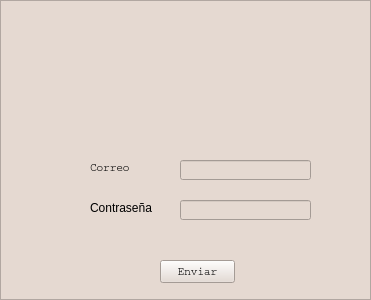
<?xml version="1.0" encoding="UTF-8"?>
<ui version="4.0">
 <class>Form</class>
 <widget class="QWidget" name="Form">
  <property name="geometry">
   <rect>
    <x>0</x>
    <y>0</y>
    <width>371</width>
    <height>300</height>
   </rect>
  </property>
  <property name="font">
   <font>
    <family>MS Shell Dlg 2</family>
   </font>
  </property>
  <property name="windowTitle">
   <string>Login</string>
  </property>
  <property name="windowIcon">
   <iconset resource="../images/imgs_qrc.qrc">
    <normaloff>:/images/icon.png</normaloff>:/images/icon.png</iconset>
  </property>
  <layout class="QVBoxLayout" name="verticalLayout">
   <property name="spacing">
    <number>0</number>
   </property>
   <property name="leftMargin">
    <number>0</number>
   </property>
   <property name="topMargin">
    <number>0</number>
   </property>
   <property name="rightMargin">
    <number>0</number>
   </property>
   <property name="bottomMargin">
    <number>0</number>
   </property>
   <item>
    <widget class="QFrame" name="frame">
     <property name="font">
      <font>
       <family>Courier</family>
       <pointsize>8</pointsize>
       <weight>50</weight>
       <italic>false</italic>
       <bold>false</bold>
      </font>
     </property>
     <property name="styleSheet">
      <string notr="true">background-color: rgb(229, 217, 209);
font: 8pt &quot;Courier&quot;;</string>
     </property>
     <property name="frameShape">
      <enum>QFrame::StyledPanel</enum>
     </property>
     <property name="frameShadow">
      <enum>QFrame::Raised</enum>
     </property>
     <widget class="QLabel" name="label_2">
      <property name="geometry">
       <rect>
        <x>90</x>
        <y>160</y>
        <width>61</width>
        <height>16</height>
       </rect>
      </property>
      <property name="font">
       <font>
        <family>Courier</family>
        <pointsize>8</pointsize>
        <weight>50</weight>
        <italic>false</italic>
        <bold>false</bold>
       </font>
      </property>
      <property name="text">
       <string>Correo</string>
      </property>
     </widget>
     <widget class="QLabel" name="label_3">
      <property name="geometry">
       <rect>
        <x>90</x>
        <y>200</y>
        <width>81</width>
        <height>16</height>
       </rect>
      </property>
      <property name="text">
       <string>Contraseña</string>
      </property>
     </widget>
     <widget class="QLineEdit" name="inputCorreo">
      <property name="geometry">
       <rect>
        <x>180</x>
        <y>160</y>
        <width>131</width>
        <height>20</height>
       </rect>
      </property>
     </widget>
     <widget class="QLineEdit" name="inputContrasena">
      <property name="geometry">
       <rect>
        <x>180</x>
        <y>200</y>
        <width>131</width>
        <height>20</height>
       </rect>
      </property>
     </widget>
     <widget class="QPushButton" name="buttonEnviar">
      <property name="geometry">
       <rect>
        <x>160</x>
        <y>260</y>
        <width>75</width>
        <height>23</height>
       </rect>
      </property>
      <property name="font">
       <font>
        <family>Courier</family>
        <pointsize>8</pointsize>
        <weight>50</weight>
        <italic>false</italic>
        <bold>false</bold>
       </font>
      </property>
      <property name="styleSheet">
       <string notr="true"/>
      </property>
      <property name="text">
       <string>Enviar</string>
      </property>
     </widget>
     <widget class="QLabel" name="label_4">
      <property name="geometry">
       <rect>
        <x>150</x>
        <y>20</y>
        <width>101</width>
        <height>101</height>
       </rect>
      </property>
      <property name="text">
       <string/>
      </property>
      <property name="pixmap">
       <pixmap resource="../images/imgs_qrc.qrc">:/images/logo.png</pixmap>
      </property>
      <property name="scaledContents">
       <bool>true</bool>
      </property>
     </widget>
    </widget>
   </item>
  </layout>
 </widget>
 <resources>
  <include location="../images/imgs_qrc.qrc"/>
 </resources>
 <connections/>
</ui>
